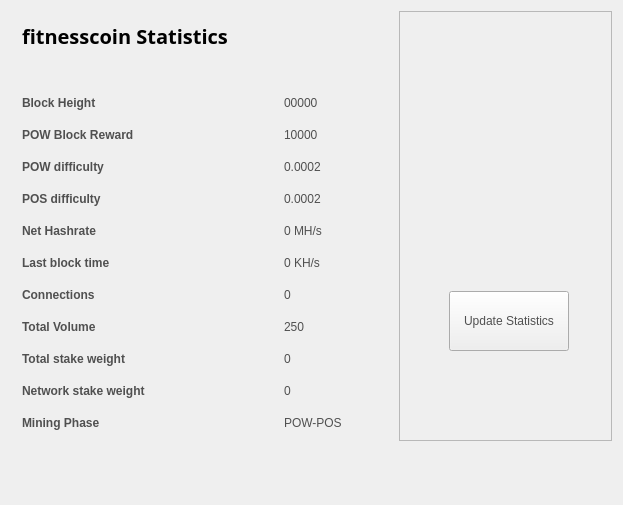
<?xml version="1.0" encoding="UTF-8"?>
<ui version="4.0">
 <class>StatisticsPage</class>
 <widget class="QWidget" name="StatisticsPage">
  <property name="windowModality">
   <enum>Qt::NonModal</enum>
  </property>
  <property name="geometry">
   <rect>
    <x>0</x>
    <y>0</y>
    <width>623</width>
    <height>505</height>
   </rect>
  </property>
  <property name="windowTitle">
   <string>Digging</string>
  </property>
  <property name="styleSheet">
   <string notr="true">color:#505050;
font-family:'Open Sans,sans-serif';</string>
  </property>
  <layout class="QGridLayout" name="gridLayout">
   <property name="sizeConstraint">
    <enum>QLayout::SetMaximumSize</enum>
   </property>
   <item row="0" column="1">
    <widget class="QFrame" name="frame">
     <property name="minimumSize">
      <size>
       <width>213</width>
       <height>0</height>
      </size>
     </property>
     <property name="frameShape">
      <enum>QFrame::StyledPanel</enum>
     </property>
     <property name="frameShadow">
      <enum>QFrame::Raised</enum>
     </property>
     <widget class="QPushButton" name="startButton">
      <property name="geometry">
       <rect>
        <x>50</x>
        <y>280</y>
        <width>120</width>
        <height>60</height>
       </rect>
      </property>
      <property name="sizePolicy">
       <sizepolicy hsizetype="Fixed" vsizetype="Fixed">
        <horstretch>0</horstretch>
        <verstretch>0</verstretch>
       </sizepolicy>
      </property>
      <property name="minimumSize">
       <size>
        <width>120</width>
        <height>60</height>
       </size>
      </property>
      <property name="autoFillBackground">
       <bool>false</bool>
      </property>
      <property name="styleSheet">
       <string notr="true"/>
      </property>
      <property name="text">
       <string>Update Statistics</string>
      </property>
     </widget>
     <widget class="QLabel" name="label">
      <property name="geometry">
       <rect>
        <x>10</x>
        <y>10</y>
        <width>191</width>
        <height>191</height>
       </rect>
      </property>
      <property name="text">
       <string/>
      </property>
      <property name="pixmap">
       <pixmap resource="../bitcoin.qrc">:/icons/coinbg</pixmap>
      </property>
      <property name="scaledContents">
       <bool>true</bool>
      </property>
     </widget>
    </widget>
   </item>
   <item row="0" column="0">
    <widget class="QFrame" name="gridFrame_2">
     <layout class="QGridLayout" name="gridLayout_4">
      <item row="3" column="0">
       <layout class="QFormLayout" name="formLayout_2">
        <property name="fieldGrowthPolicy">
         <enum>QFormLayout::FieldsStayAtSizeHint</enum>
        </property>
        <property name="horizontalSpacing">
         <number>139</number>
        </property>
        <property name="verticalSpacing">
         <number>18</number>
        </property>
        <property name="rightMargin">
         <number>0</number>
        </property>
        <item row="1" column="0">
         <widget class="QLabel" name="label_14">
          <property name="text">
           <string>&lt;html&gt;&lt;head/&gt;&lt;body&gt;&lt;p&gt;&lt;span style=&quot; font-weight:600;&quot;&gt;Block Height&lt;/span&gt;&lt;/p&gt;&lt;/body&gt;&lt;/html&gt;</string>
          </property>
         </widget>
        </item>
        <item row="1" column="1">
         <widget class="QLabel" name="heightBox">
          <property name="text">
           <string>00000</string>
          </property>
         </widget>
        </item>
        <item row="2" column="0">
         <widget class="QLabel" name="label_12">
          <property name="text">
           <string>&lt;html&gt;&lt;head/&gt;&lt;body&gt;&lt;p&gt;&lt;span style=&quot; font-weight:600;&quot;&gt;POW Block Reward&lt;/span&gt;&lt;/p&gt;&lt;/body&gt;&lt;/html&gt;</string>
          </property>
         </widget>
        </item>
        <item row="2" column="1">
         <widget class="QLabel" name="rewardBox">
          <property name="text">
           <string>10000</string>
          </property>
         </widget>
        </item>
        <item row="3" column="0">
         <widget class="QLabel" name="label_13">
          <property name="text">
           <string>&lt;html&gt;&lt;head/&gt;&lt;body&gt;&lt;p&gt;&lt;span style=&quot; font-weight:600;&quot;&gt;POW difficulty&lt;/span&gt;&lt;/p&gt;&lt;/body&gt;&lt;/html&gt;</string>
          </property>
         </widget>
        </item>
        <item row="3" column="1">
         <widget class="QLabel" name="diffBox">
          <property name="text">
           <string>0.0002</string>
          </property>
         </widget>
        </item>
        <item row="4" column="0">
         <widget class="QLabel" name="label_9">
          <property name="text">
           <string>&lt;html&gt;&lt;head/&gt;&lt;body&gt;&lt;p&gt;&lt;span style=&quot; font-weight:600;&quot;&gt;POS difficulty&lt;/span&gt;&lt;/p&gt;&lt;/body&gt;&lt;/html&gt;</string>
          </property>
         </widget>
        </item>
        <item row="4" column="1">
         <widget class="QLabel" name="diffBox2">
          <property name="text">
           <string>0.0002</string>
          </property>
         </widget>
        </item>
        <item row="5" column="1">
         <widget class="QLabel" name="pawrateBox">
          <property name="text">
           <string>0 MH/s</string>
          </property>
         </widget>
        </item>
        <item row="6" column="0">
         <widget class="QLabel" name="label3_2">
          <property name="sizePolicy">
           <sizepolicy hsizetype="Preferred" vsizetype="Maximum">
            <horstretch>0</horstretch>
            <verstretch>0</verstretch>
           </sizepolicy>
          </property>
          <property name="text">
           <string>&lt;html&gt;&lt;head/&gt;&lt;body&gt;&lt;p&gt;&lt;span style=&quot; font-weight:600;&quot;&gt;Last block time&lt;/span&gt;&lt;/p&gt;&lt;/body&gt;&lt;/html&gt;</string>
          </property>
         </widget>
        </item>
        <item row="6" column="1">
         <widget class="QLabel" name="localBox">
          <property name="text">
           <string>0 KH/s</string>
          </property>
         </widget>
        </item>
        <item row="7" column="0">
         <widget class="QLabel" name="label1_2">
          <property name="text">
           <string>&lt;html&gt;&lt;head/&gt;&lt;body&gt;&lt;p&gt;&lt;span style=&quot; font-weight:600;&quot;&gt;Connections&lt;/span&gt;&lt;/p&gt;&lt;/body&gt;&lt;/html&gt;</string>
          </property>
         </widget>
        </item>
        <item row="7" column="1">
         <widget class="QLabel" name="connectionBox">
          <property name="text">
           <string>0</string>
          </property>
         </widget>
        </item>
        <item row="8" column="0">
         <widget class="QLabel" name="label_8">
          <property name="text">
           <string>&lt;html&gt;&lt;head/&gt;&lt;body&gt;&lt;p&gt;&lt;span style=&quot; font-weight:600;&quot;&gt;Total Volume&lt;/span&gt;&lt;/p&gt;&lt;/body&gt;&lt;/html&gt;</string>
          </property>
         </widget>
        </item>
        <item row="8" column="1">
         <widget class="QLabel" name="volumeBox">
          <property name="text">
           <string>250</string>
          </property>
         </widget>
        </item>
        <item row="9" column="0">
         <widget class="QLabel" name="label_10">
          <property name="text">
           <string>&lt;html&gt;&lt;head/&gt;&lt;body&gt;&lt;p&gt;&lt;span style=&quot; font-weight:600;&quot;&gt;Total stake weight&lt;/span&gt;&lt;/p&gt;&lt;/body&gt;&lt;/html&gt;</string>
          </property>
         </widget>
        </item>
        <item row="9" column="1">
         <widget class="QLabel" name="minBox">
          <property name="text">
           <string>0</string>
          </property>
         </widget>
        </item>
        <item row="10" column="0">
         <widget class="QLabel" name="label_11">
          <property name="text">
           <string>&lt;html&gt;&lt;head/&gt;&lt;body&gt;&lt;p&gt;&lt;span style=&quot; font-weight:600;&quot;&gt;Network stake weight&lt;/span&gt;&lt;/p&gt;&lt;/body&gt;&lt;/html&gt;</string>
          </property>
         </widget>
        </item>
        <item row="10" column="1">
         <widget class="QLabel" name="maxBox">
          <property name="text">
           <string>0</string>
          </property>
         </widget>
        </item>
        <item row="11" column="0">
         <widget class="QLabel" name="label_15">
          <property name="text">
           <string>&lt;html&gt;&lt;head/&gt;&lt;body&gt;&lt;p&gt;&lt;span style=&quot; font-weight:600;&quot;&gt;Mining Phase&lt;/span&gt;&lt;/p&gt;&lt;/body&gt;&lt;/html&gt;</string>
          </property>
         </widget>
        </item>
        <item row="11" column="1">
         <widget class="QLabel" name="cBox">
          <property name="text">
           <string>POW-POS</string>
          </property>
         </widget>
        </item>
        <item row="5" column="0">
         <widget class="QLabel" name="label_16">
          <property name="text">
           <string>&lt;html&gt;&lt;head/&gt;&lt;body&gt;&lt;p&gt;&lt;span style=&quot; font-weight:600;&quot;&gt;Net Hashrate&lt;/span&gt;&lt;/p&gt;&lt;/body&gt;&lt;/html&gt;</string>
          </property>
         </widget>
        </item>
       </layout>
      </item>
      <item row="1" column="0">
       <layout class="QHBoxLayout" name="horizontalLayout_4">
        <property name="spacing">
         <number>7</number>
        </property>
        <item>
         <widget class="QLabel" name="label_5">
          <property name="font">
           <font>
            <family>Open Sans,sans-serif</family>
           </font>
          </property>
          <property name="text">
           <string>&lt;html&gt;&lt;head/&gt;&lt;body&gt;&lt;p&gt;&lt;span style=&quot; font-size:20px; font-weight:600; color:#000000;&quot;&gt;fitnesscoin Statistics&lt;/span&gt;&lt;/p&gt;&lt;/body&gt;&lt;/html&gt;</string>
          </property>
         </widget>
        </item>
        <item>
         <spacer name="horizontalSpacer_2">
          <property name="orientation">
           <enum>Qt::Horizontal</enum>
          </property>
          <property name="sizeHint" stdset="0">
           <size>
            <width>40</width>
            <height>20</height>
           </size>
          </property>
         </spacer>
        </item>
       </layout>
      </item>
      <item row="2" column="0">
       <spacer name="verticalSpacer_2">
        <property name="orientation">
         <enum>Qt::Vertical</enum>
        </property>
        <property name="sizeHint" stdset="0">
         <size>
          <width>20</width>
          <height>40</height>
         </size>
        </property>
       </spacer>
      </item>
     </layout>
    </widget>
   </item>
   <item row="1" column="0">
    <spacer name="verticalSpacer">
     <property name="orientation">
      <enum>Qt::Vertical</enum>
     </property>
     <property name="sizeHint" stdset="0">
      <size>
       <width>20</width>
       <height>40</height>
      </size>
     </property>
    </spacer>
   </item>
  </layout>
 </widget>
 <layoutdefault spacing="6" margin="11"/>
 <resources/>
 <connections/>
</ui>
